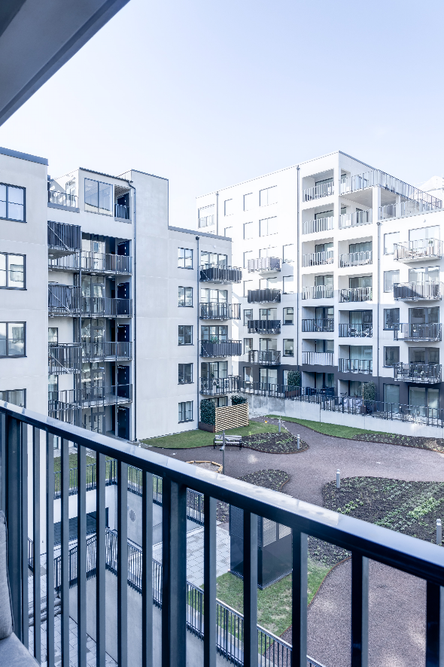
#> input picture images/0.25/0.png, 444 x 667 px, shrunk from 590 x 886 before the run, found by its file name
$ python exposure.py
#> lines starting #> are read from the running program, lines starting #| are printed output that depends on the picture; long printed decimals are rounded
import cv2
import numpy as np
import matplotlib.pyplot as plt

scale = 0.25

cold1 = cv2.imread('C:/Users/Felix/Desktop/Skola/5/exjobb/Git_repo/Exjobb/images/%.2f/0.png' % scale)
#> cold1 is the input picture: shape (667, 444, 3); mean B, G, R 184.5, 164.9, 151.6
good1 = cv2.imread('C:/Users/Felix/Desktop/Skola/5/exjobb/Git_repo/Exjobb/images/%.2f/1.png' % scale)
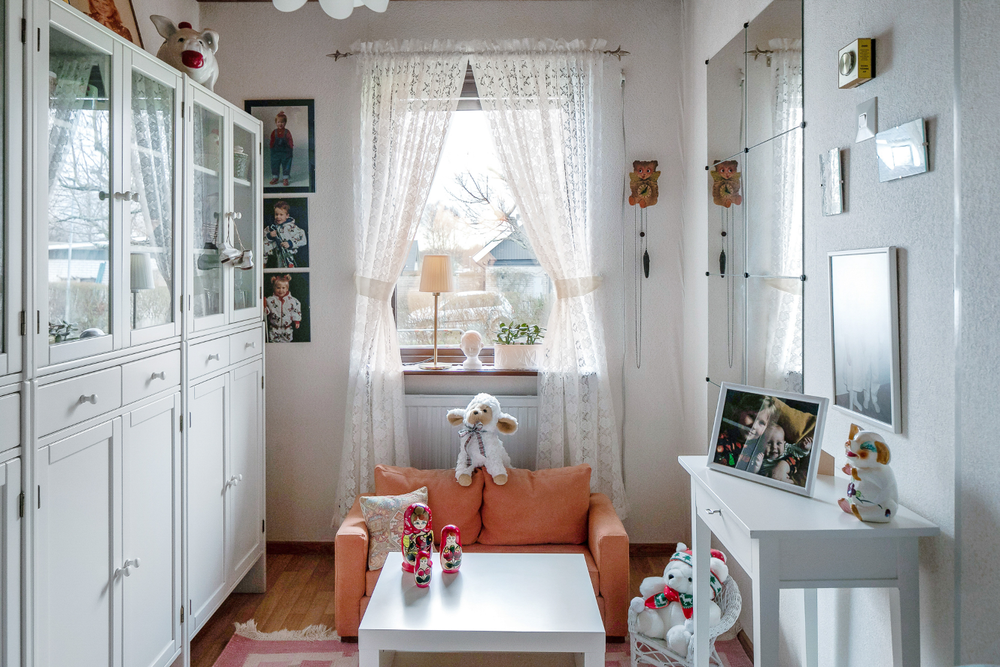
#> input picture images/0.25/1.png, 1000 x 667 px, shrunk from 1329 x 886 before the run, found by its file name
#> good1 is the input picture: shape (667, 1000, 3); mean B, G, R 164.9, 165.4, 166.6
green = cv2.imread('C:/Users/Felix/Desktop/Skola/5/exjobb/Git_repo/Exjobb/images/%.2f/3.png' % scale)
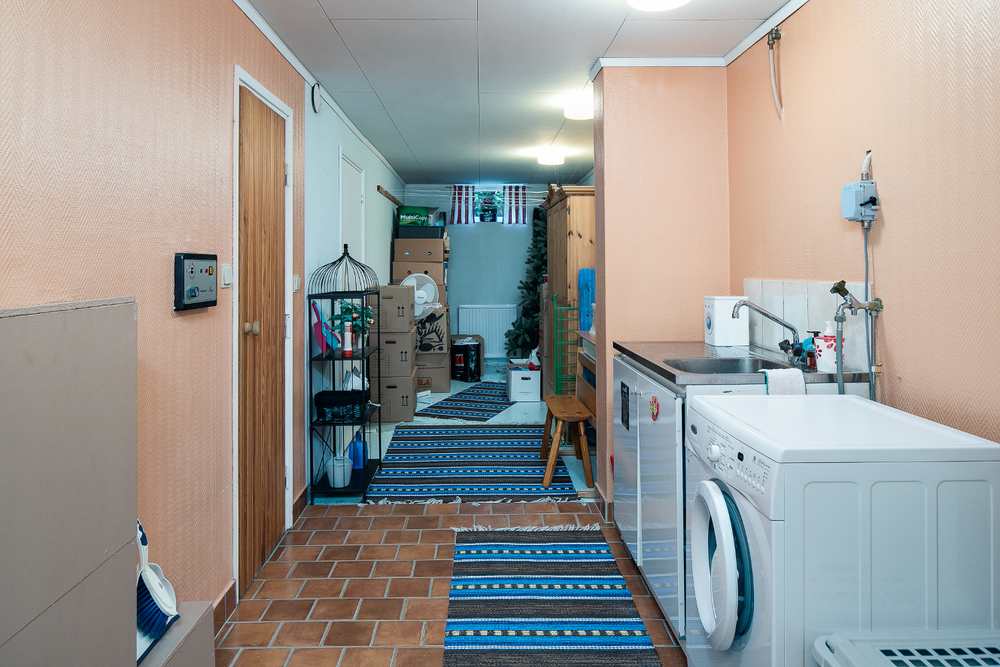
#> input picture images/0.25/3.png, 1000 x 667 px, shrunk from 1329 x 886 before the run, found by its file name
#> green is the input picture: shape (667, 1000, 3); mean B, G, R 149.1, 152.7, 154
yellow = cv2.imread('C:/Users/Felix/Desktop/Skola/5/exjobb/Git_repo/Exjobb/images/%.2f/4.png' % scale)
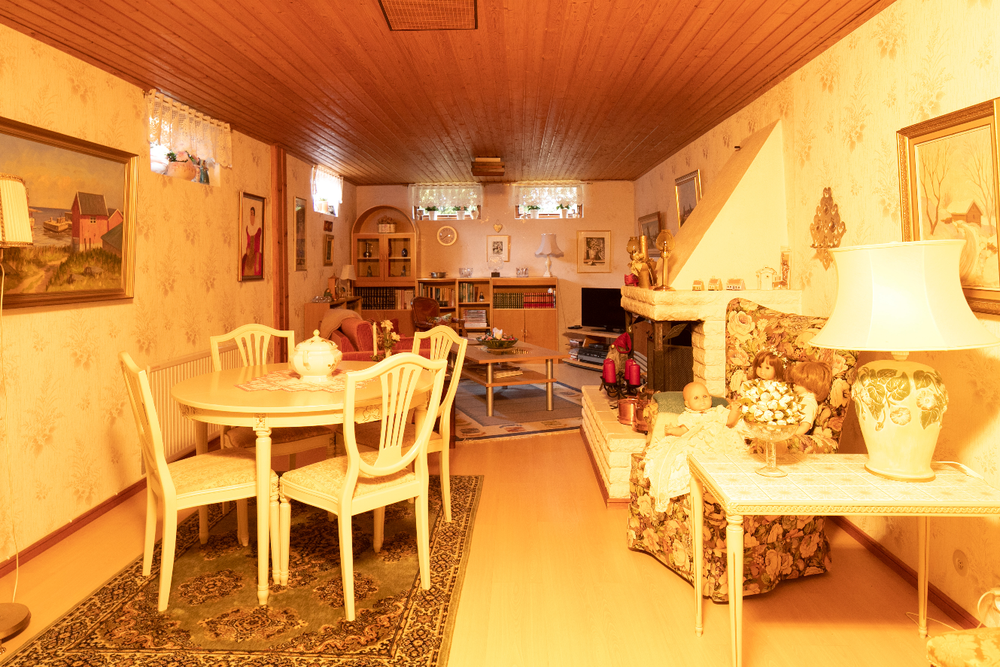
#> input picture images/0.25/4.png, 1000 x 667 px, shrunk from 1329 x 886 before the run, found by its file name
#> yellow is the input picture: shape (667, 1000, 3); mean B, G, R 70.1, 144.4, 214.1
under_exp = cv2.imread('C:/Users/Felix/Desktop/Skola/5/exjobb/Git_repo/Exjobb/images/%.2f/5.png' % scale)
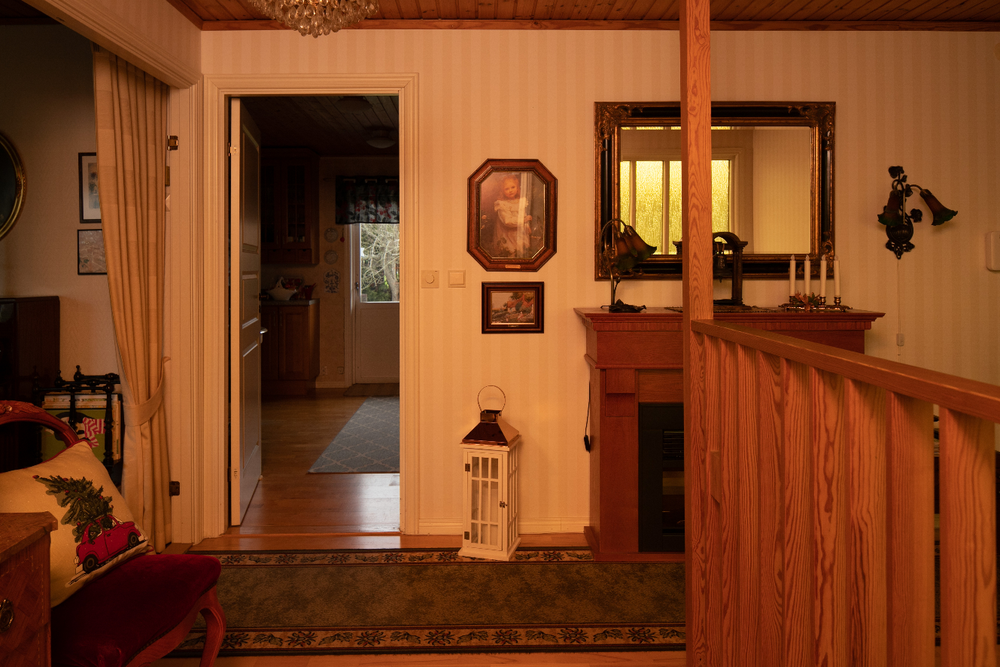
#> input picture images/0.25/5.png, 1000 x 667 px, shrunk from 1329 x 886 before the run, found by its file name
#> under_exp is the input picture: shape (667, 1000, 3); mean B, G, R 31.8, 67.3, 127.5
over_exp = cv2.imread('C:/Users/Felix/Desktop/Skola/5/exjobb/Git_repo/Exjobb/images/%.2f/6.png' % scale)
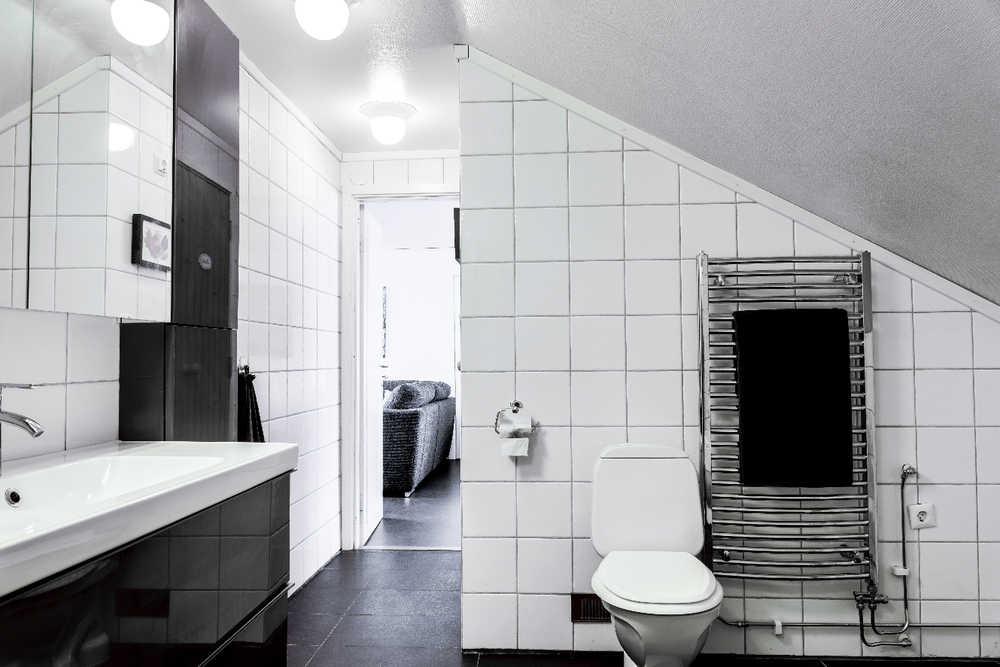
#> input picture images/0.25/6.png, 1000 x 667 px, shrunk from 1329 x 886 before the run, found by its file name
#> over_exp is the input picture: shape (667, 1000, 3); mean B, G, R 165.2, 163, 162.5
test = cv2.imread('C:/Users/Felix/Desktop/Skola/5/exjobb/Git_repo/Exjobb/images/%.2f/test.png' % scale)


orig = cv2.imread('C:/Users/Felix/Desktop/Skola/5/exjobb/Git_repo/Exjobb/images/1/1.png')

im = over_exp
im_g = im.copy()
gray = cv2.cvtColor(im, cv2.COLOR_BGR2GRAY)
im_g[:,:,0] = gray
im_g[:,:,1] = gray
im_g[:,:,2] = gray

cv2.imshow('image', im)
cv2.waitKey(0)
cv2.destroyAllWindows()
# BGR to HLS values: [0-180, 0-255, 0-255]
hls = cv2.cvtColor(im, cv2.COLOR_BGR2HLS)
#> hls: shape (667, 1000, 3); mean of channels 0, 1, 2 86.3, 164, 15.4
hls_g = cv2.cvtColor(im_g, cv2.COLOR_BGR2HLS)
#> hls_g: shape (667, 1000, 3); mean of channels 0, 1, 2 0, 163.1, 0
light_list = np.zeros(256)
light_list_g = np.zeros(256)

for i in range(hls.shape[0]):
    for j in range(hls.shape[1]):
            light_list[hls[i,j,1]] = light_list[hls[i,j,1]] + 1
#> after the loop, light_list = 256 values, max 24088 at index 0, min 312 at index 253, mean 2605.5
for i in range(hls_g.shape[0]):
    for j in range(hls_g.shape[1]):
            light_list_g[hls_g[i,j,1]] = light_list_g[hls_g[i,j,1]] + 1
#> after the loop, light_list_g = 256 values, max 23869 at index 0, min 290 at index 253, mean 2605.5

fig, axs = plt.subplots(2)
fig.suptitle('Color and Gray image comparison in lightness')
axs[0].plot(light_list)
axs[1].plot(light_list_g)

plt.show()
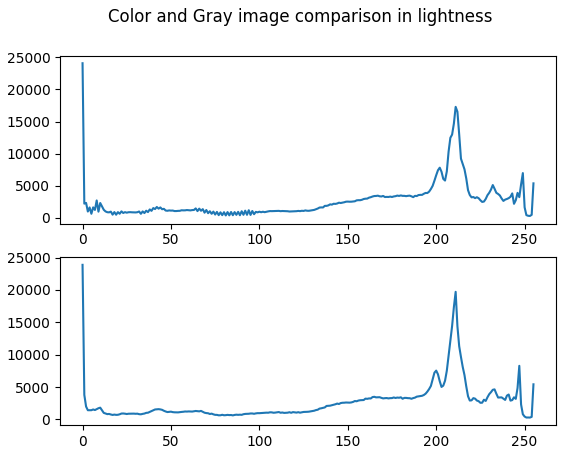
#> figure drawn by matplotlib, 2 panels; panel 1: curve peaks at x = 0, y = 24088; panel 2: curve peaks at x = 0, y = 23869

avg_lightness = 0
avg_lightness_g = 0
pixels = 0
median = []
for i in range(len(light_list)):
    avg_lightness = avg_lightness + (i * light_list[i])
    pixels = pixels + light_list[i]
#> this loop made 256 passes
#> (avg_lightness, pixels) on passes 1 to 3: (0, 24088), (2232, 26320), (6926, 28667)
#> after the loop, avg_lightness = 109375348; pixels = 667000
avg_lightness = avg_lightness/pixels
#> avg_lightness = 164
pixels = 0
for i in range(len(light_list_g)):
    avg_lightness_g = avg_lightness_g + (i * light_list_g[i])
    pixels = pixels + light_list_g[i]
#> this loop made 256 passes
#> (avg_lightness_g, pixels) on passes 1 to 3: (0, 23869), (3793, 27662), (7769, 29650)
#> after the loop, avg_lightness_g = 108780419; pixels = 667000
avg_lightness_g = avg_lightness_g/pixels
#> avg_lightness_g = 163.1
print(avg_lightness)
#| 163.981
print(avg_lightness_g)
#| 163.089
